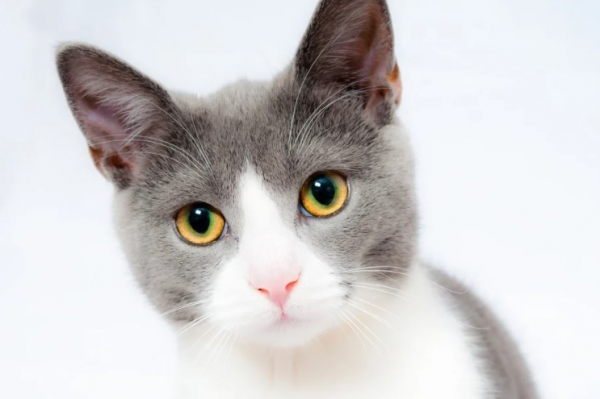
#> input picture data_cv2_work/230227/cat.jpg, 600 x 399 px, found by its file name
$ python ex06.py
#> lines starting #> are read from the running program, lines starting #| are printed output that depends on the picture
import cv2
import numpy as np

cat =cv2.imread('230227/cat.jpg')
#> cat is the input picture: shape (399, 600, 3); mean B, G, R 205.8, 205.4, 207.6
cv2.imshow('cat',cat[:,:,0])
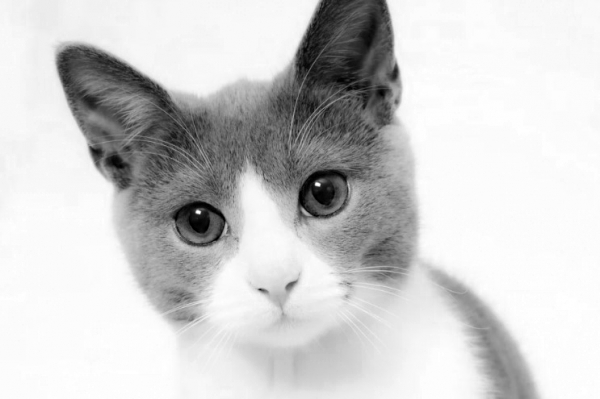
#> window 'cat': shape (399, 600); min 0, max 255, mean 205.8
cv2.waitKey(0) == ord('q')
cat2 = np.copy(cat)

cat[:,:,1] = 200
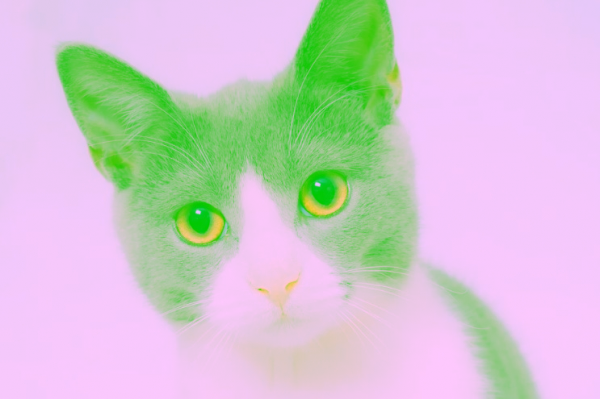
#> cat: shape (399, 600, 3); mean B, G, R 205.8, 200, 207.6
cv2.imshow('cat',cat)
cv2.waitKey(0) == ord('q')

cat[:,:,2] = 0
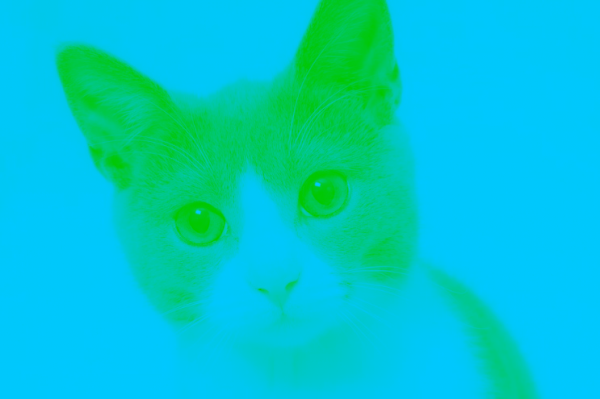
#> cat: shape (399, 600, 3); mean B, G, R 205.8, 200, 0
cv2.imshow('cat',cat)
cv2.waitKey(0) == ord('q')


cv2.destroyAllWindows()
